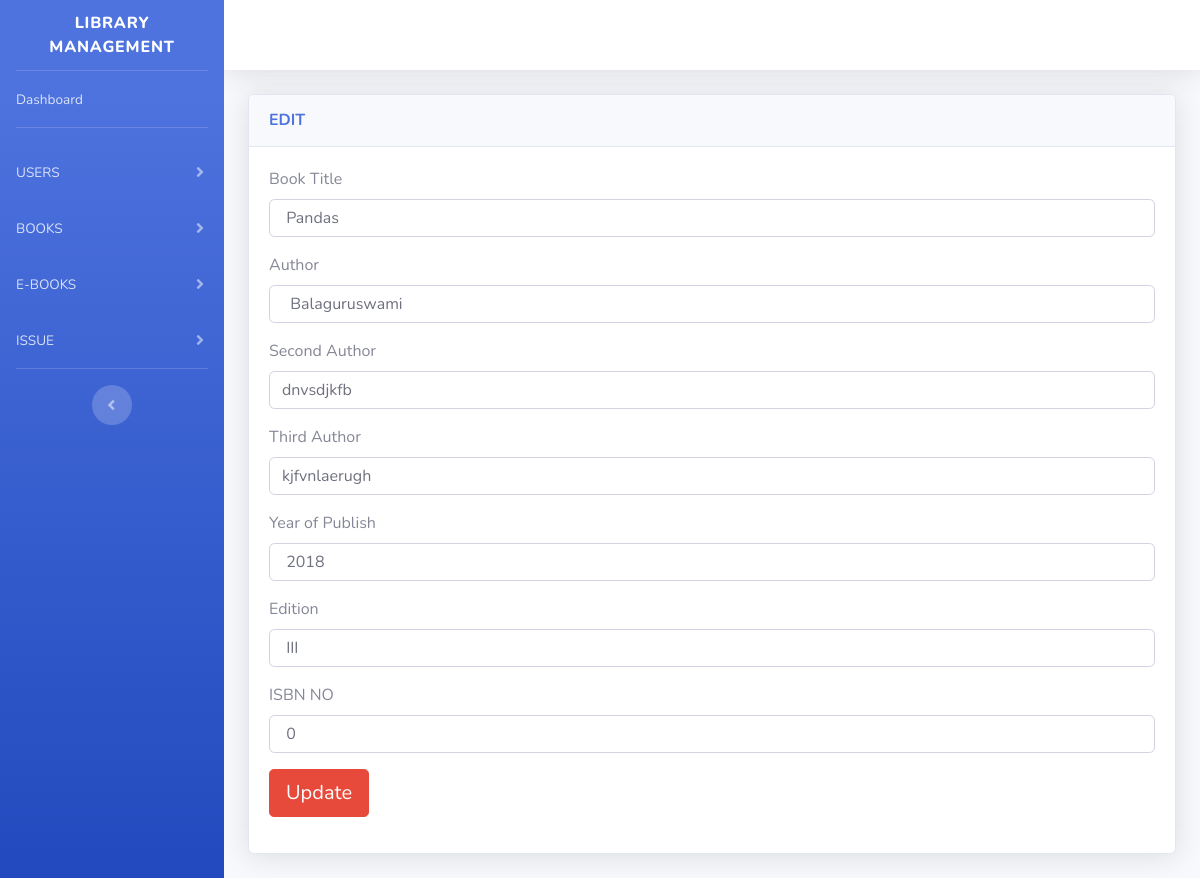
/templates/startbootstrap-sb-admin-2-gh-pages/admin_edit_book.php?x=1 (signed in), run on an earlier commit of the app's database.
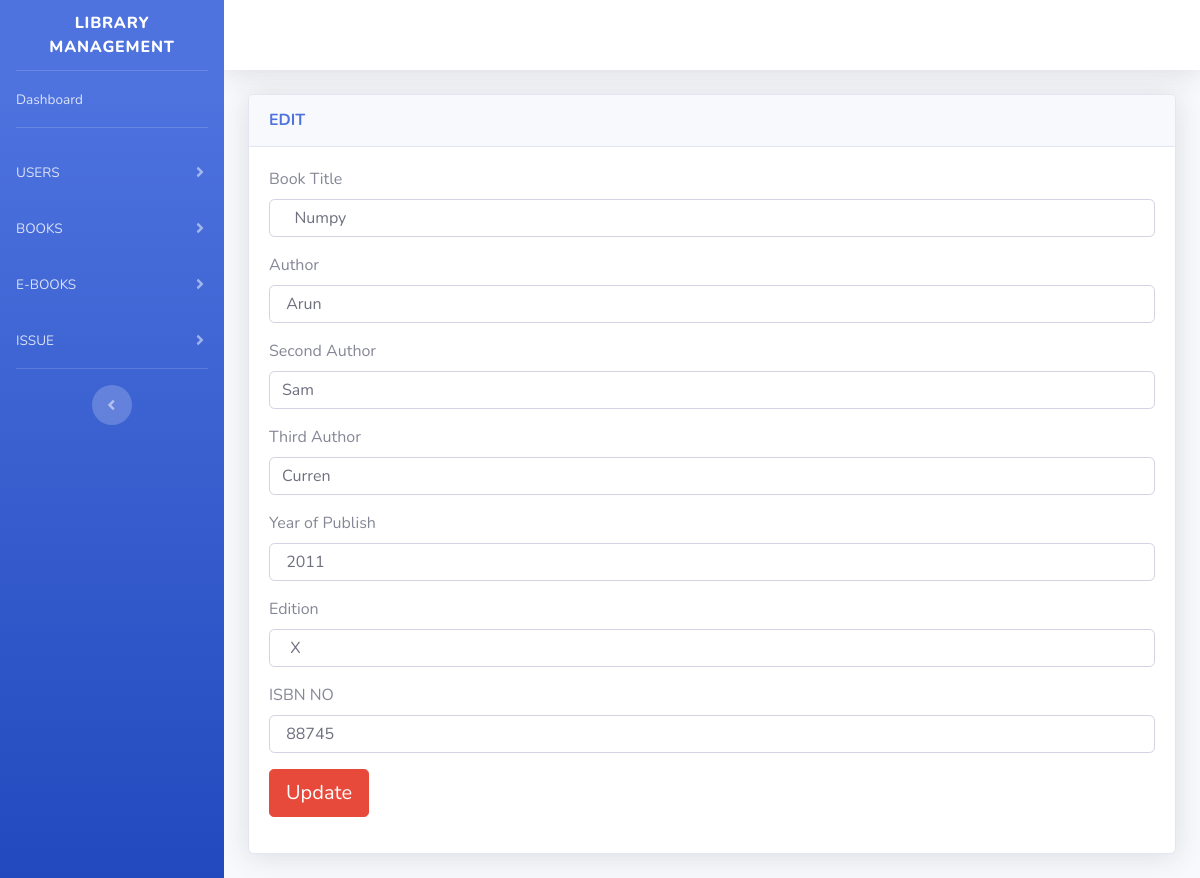
And on a later commit of the database.
### tables this page shows
CREATE TABLE `book_table` (
  `book_id` int(10) NOT NULL,
  `category_id` int(10) NOT NULL,
  `book_title` varchar(40) NOT NULL,
  `book_author` varchar(40) NOT NULL,
  `second_author` varchar(40) NOT NULL,
  `third_author` varchar(40) NOT NULL,
  `book_count` int(20) NOT NULL,
  `year_of_publish` int(20) NOT NULL,
  `edition` varchar(20) NOT NULL,
  `isbn_no` int(20) NOT NULL,
  `book_status` varchar(20) NOT NULL
);

### templates/startbootstrap-sb-admin-2-gh-pages/admin_edit_book.php (the view, shortened to what the changed rows need)
<?php
include('../startbootstrap-sb-admin-2-gh-pages/PHP/connection.php');
?>
<!DOCTYPE html>
<html lang="en">
<head>
    <link href="vendor/fontawesome-free/css/all.min.css" rel="stylesheet" type="text/css">
    <link href="css/sb-admin-2.min.css" rel="stylesheet">
</head>
<body id="page-top">
    <div id="wrapper">
        <div id="content-wrapper" class="d-flex flex-column">
            <div id="content">
                <div class="container-fluid">
                    <div class="card shadow mb-4">
                        <div class="card-body">
                            <div class="table-responsive">
                                <table class="table table-bordered" id="dataTable" width="100%" cellspacing="0">
                                    <form name = "frmm" method = "POST" action = "../startbootstrap-sb-admin-2-gh-pages/PHP/edit_book.php" >
                    <?php
     if(isset($_REQUEST['x']))
    {
       $a=intval($_GET['x']);
                        $sql = "SELECT * FROM book_table where book_id = $a";
                        $result = mysqli_query($con,$sql);
                        while ($row = mysqli_fetch_assoc($result))
                        {
                    ?>
                                        <div class ="form-group">
                                            <label>Book Title</label>
                                            <input type ="text" class = "form-control" name="title" autocomplete="off" required value = "<?php echo " ".$row["book_title"];?>">
                                        </div>
                                        <div class ="form-group">
                                            <label>Author</label>
                                            <input type ="text" class = "form-control" name="author" autocomplete="off" required value = "<?php echo " ".$row["book_author"];?> ">
                                        </div>
                                        <div class = "form-group">
                                            <label>Second Author</label>
                                            <input type = "text" class = "form-control" name = "sauthor" required value = "<?php echo "" . $row["second_author"];?>">
                                        </div>
                                        <div class = "form-group">
                                            <label>Third Author</label>
                                            <input type = "text" class = "form-control" name = "tauthor" required value = "<?php echo "" .$row["third_author"] ;?>">
                                        </div>
                                        <div class ="form-group">
                                            <label>Year of Publish</label>
                                            <input type ="text" class = "form-control" name="publish" autocomplete="off" required value = "<?php echo " ".$row["year_of_publish"];?>">
                                        </div>
                                        <div class ="form-group">
                                            <label>Edition</label>
                                            <input type ="text" class = "form-control" name="edition" autocomplete="off" required value = "<?php echo " ".$row["edition"];?>">
                                        </div>
                                        <div class ="form-group">
                                            <label>ISBN NO</label>
                                            <input type ="text" class = "form-control" name="isbn" autocomplete="off" required value = "<?php echo " ".$row["isbn_no"];?>">
                                        </div>
                        <?php
                        }
                    }
                        ?>
                                </table>
                            </div>
                        </div>
                    </div>
                </div>
            </div>
        </div>
    </div>
</body>
</html>

What changed in the data, as far as the page shows it:
changed book_table: title "Pandas" → "Numpy"; author "Balaguruswami" → "Arun"; sauthor "dnvsdjkfb" → "Sam"; tauthor "kjfvnlaerugh" → "Curren"; publish "2018" → "2011"; edition "III" → "X"; isbn "0" → "88745"
